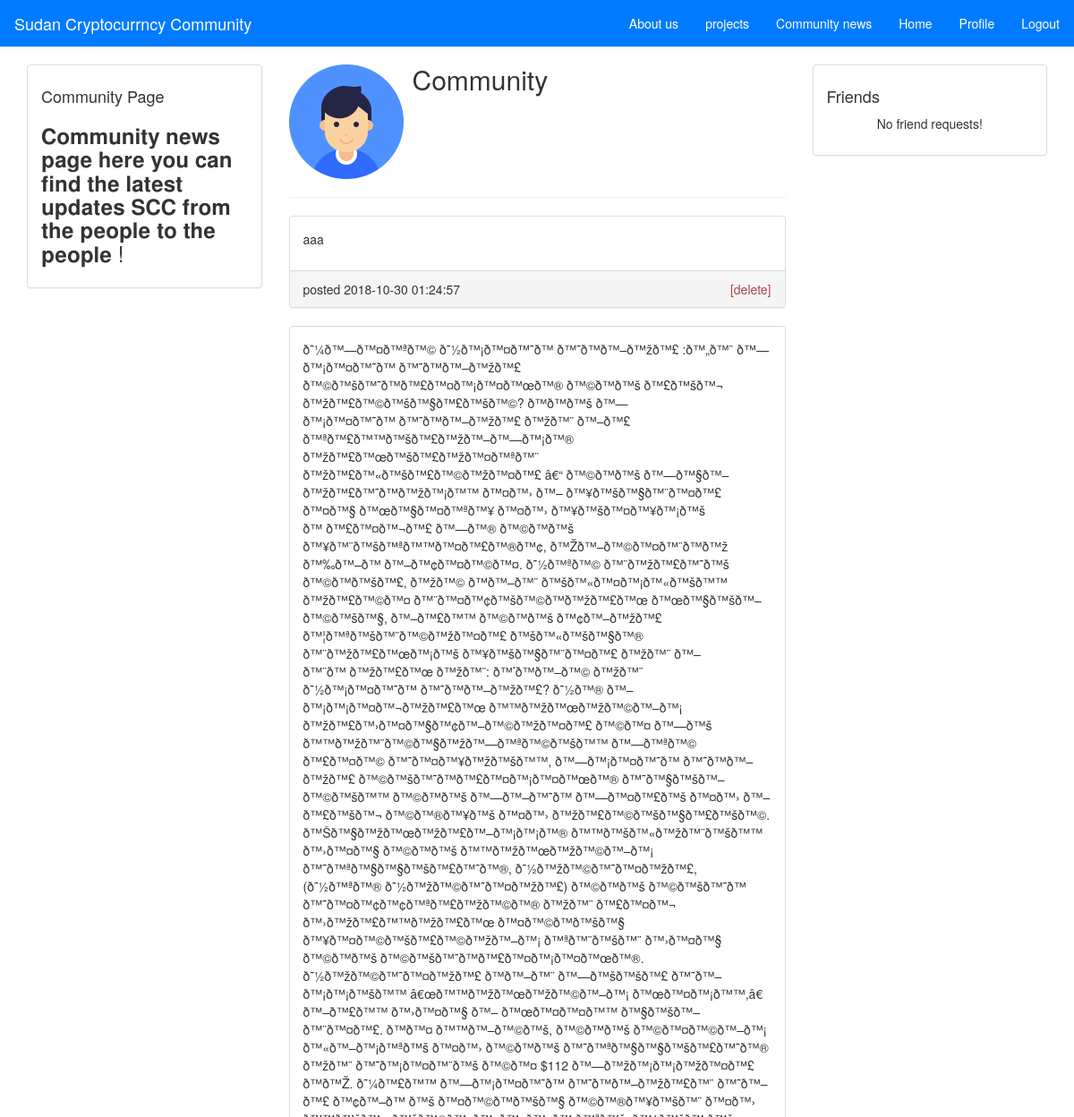
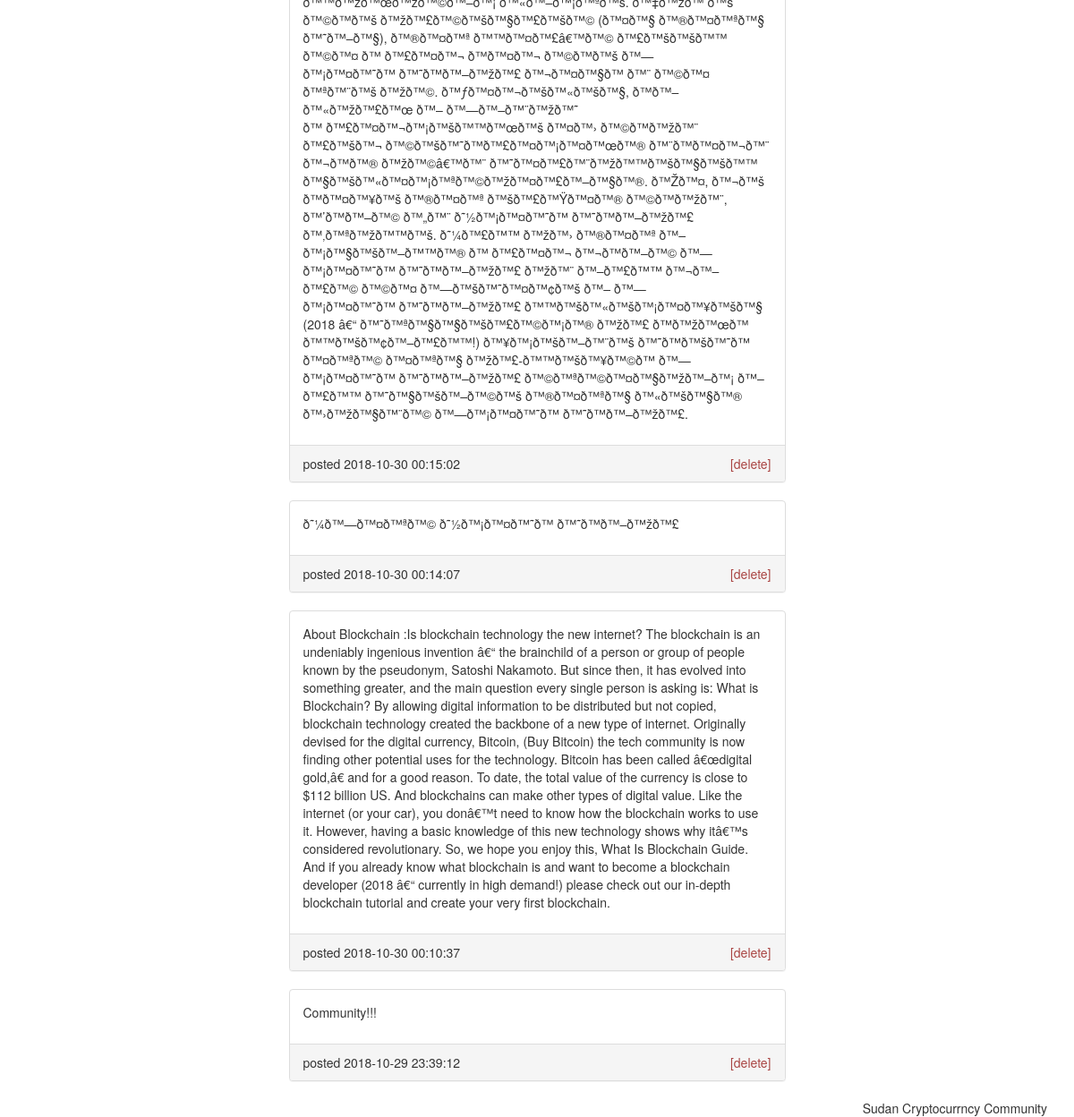
Screenshot of /Community.php?username=Community (signed in) with the database file from the repository (2 pictures, top to bottom).
### tables this page shows
CREATE TABLE IF NOT EXISTS `users` (
`id` int(11) NOT NULL,
  `username` varchar(30) NOT NULL,
  `password` varchar(255) NOT NULL,
  `status` varchar(150) NOT NULL,
  `profile_image_url` varchar(200) NOT NULL,
  `location` varchar(30) NOT NULL
);

CREATE TABLE IF NOT EXISTS `posts` (
`id` int(11) NOT NULL,
  `content` text NOT NULL,
  `user_id` int(11) NOT NULL,
  `created_at` datetime NOT NULL DEFAULT CURRENT_TIMESTAMP
);

### functions.php (called while the page is built, shortened)
<?php
  function is_auth() {
    return isset($_SESSION['user_id']);
  }

### Community.php (the view, shortened to what this page needs)
<?php require_once "functions.php"; ?>
<?php include "header.php" ?>
<?php
  $sql = "SELECT id, username, status, profile_image_url, location FROM users WHERE username = ?";
  $statement = $conn->prepare($sql);
  $statement->bind_param('s', $_GET['username']);
  $statement->execute();
  $statement->store_result();
  $statement->bind_result($id, $username, $status, $profile_image_url, $location);
?>
<main class="container">
  <div class="row">
    <div class="col-md-3">
      <div class="panel panel-default">
        <div class="panel-body">
          <h4>Community Page</h4>
      <h3>𝐂𝐨𝐦𝐦𝐮𝐧𝐢𝐭𝐲 𝐧𝐞𝐰𝐬 𝐩𝐚𝐠𝐞 𝐡𝐞𝐫𝐞 𝐲𝐨𝐮 𝐜𝐚𝐧 𝐟𝐢𝐧𝐝 𝐭𝐡𝐞 𝐥𝐚𝐭𝐞𝐬𝐭 𝐮𝐩𝐝𝐚𝐭𝐞𝐬 𝐒𝐂𝐂 𝐟𝐫𝐨𝐦 𝐭𝐡𝐞 𝐩𝐞𝐨𝐩𝐥𝐞 𝐭𝐨 𝐭𝐡𝐞 𝐩𝐞𝐨𝐩𝐥𝐞 !</h3>
        </div>
      </div>
    </div>
    <div class="col-md-6">
      <div class="media">
        <div class="media-left">
          <img src="img/my_avatar.png" class="media-object" style="width: 128px; height: 128px;">
        </div>
        <div class="media-body">
          <h2 class="media-heading"><?php echo $username; ?></h2>
        </div>
      </div>
      <hr>
      <div>
        <?php
          $posts_sql = "SELECT * FROM posts WHERE user_id = {$id} ORDER BY created_at DESC";
          $result = $conn->query($posts_sql);
          if ($result->num_rows > 0) {
            while($post = $result->fetch_assoc()) {
              ?>
                <div class="panel panel-default">
                  <div class="panel-body">
                    <p><?php echo $post['content']; ?></p>
                  </div>
                  <div class="panel-footer">
                    <span>posted <?php echo $post['created_at']; ?></span>
                    <?php if(is_auth() && $_SESSION['user_id'] == $id): ?>
                      <span class="pull-right"><a class="text-danger" href="php/delete-post.php?id=<?php echo $post['id']; ?>">[delete]</a></span>
                    <?php endif; ?>
                  </div>
                </div>
              <?php
            }
          } else {
            ?>
              <p class="text-center">No posts yet!</p>
            <?php
          }
        ?>
      </div>
    </div>
    <div class="col-md-3">
      <div class="panel panel-default">
        <div class="panel-body">
          <h4>Friends</h4>
          <?php
            $sql = "SELECT * FROM friends WHERE user_id = {$_SESSION['user_id']}";
            $result = $conn->query($sql);
            if ($result->num_rows > 0) { ?>
              <ul>
                <?php
                  while($friend = $result->fetch_assoc()) { ?>
                    <li>
                      <?php
                        $u_sql = "SELECT * FROM users WHERE id = {$friend['friend_id']} LIMIT 1";
                        $u_result = $conn->query($u_sql);
                        $fc_user = $u_result->fetch_assoc();
                      ?>
                      <a href="profile.php?username=<?php echo $fc_user['username']; ?>"><?php echo $fc_user['username']; ?></a>
                      <a class="text-danger" href="php/remove-friend.php?uid=<?php echo $fc_user['id']; ?>">[unfriend]</a>
                    </li>
                <?php } ?>
              </ul>
            <?php } else { ?>
              <p class="text-center">No friend requests!</p>
            <?php } ?>
        </div>
      </div>
    </div>
  </div>
</main>
<?php include "footer.php" ?>

### css/style.css (style rules this page uses)
a { color: #3b5998; }

### rows the page displays
users: username "Community"
posts: content "aaa", created_at "2018-10-30 01:24:57"
posts: content "ð˜¼ð™—ð™¤ð™ªð™© ð˜½ð™¡ð™¤ð™˜ð™ ð™˜ð™ð™–ð™žð™£ :ð™„ð™¨ ð™—ð™¡ð™¤ð™˜ð™ ð™˜ð™ð™–ð™žð™£ ð™©ð™šð™˜ð™ð™£ð™¤ð™¡ð™¤ð™œð™® ð™©ð™ð™š ð™£ð™šð™¬ ð™žð™£ð™©ð™šð™§ð™£ð™šð™©? ð™ð™ð™š ð™—ð™¡ð™¤ð™˜ð™ ð™˜ð™ð™–ð™žð™£ ð™žð™¨ ð™–ð™£ ð™ªð™£ð™™ð™šð™£ð™žð™–ð™—ð™¡ð™® ð™žð™£ð™œð™šð™£ð™žð™¤ð™ªð™¨ ð™žð™£ð™«ð™šð™£ð™©ð™žð™¤ð™£ â€“ ð™©ð™ð™š ð™—ð™§ð™–ð™žð™£ð™˜ð™ð™žð™¡ð™™ ð™¤ð™› ð™– ð™¥ð™šð™§ð™¨ð™¤ð™£ ð™¤ð™§ ð™œð™§ð™¤ð™ªð™¥ ð™¤ð™› ð™¥ð™šð™¤ð™¥ð™¡ð™š ð™ ð™£ð™¤ð™¬ð™£ ð™—ð™® ð™©ð™ð™š ð™¥ð™¨ð™šð™ªð™™ð™¤ð™£ð™®ð™¢, ð™Žð™–ð™©ð™¤ð™¨ð™ð™ž ð™‰ð™–ð™…", created_at "2018-10-30 00:15:02"
posts: content "ð˜¼ð™—ð™¤ð™ªð™© ð˜½ð™¡ð™¤ð™˜ð™ ð™˜ð™ð™–ð™žð™£", created_at "2018-10-30 00:14:07"
posts: content "About Blockchain :Is blockchain technology the new internet? The blockchain is an undeniably ingenious invention â€“ the brainchild of a person or group of people known by the pseudonym, Satoshi Nakamoto. But since then, it has evolved into something greater, and the main question every single person is asking is: What is Blockchain? By allowing digital information to be distributed but not copied, blockchain technology created the backbone of a new type of internet. Originally devised for the digital currency, Bitcoin, (Buy Bitcoin) the tech community is now finding other potential uses for the technology. Bitcoin has been called â€œdigital gold,â€ and for a good reason. To date, the…", created_at "2018-10-30 00:10:37"
posts: content "Community!!!", created_at "2018-10-29 23:39:12"
